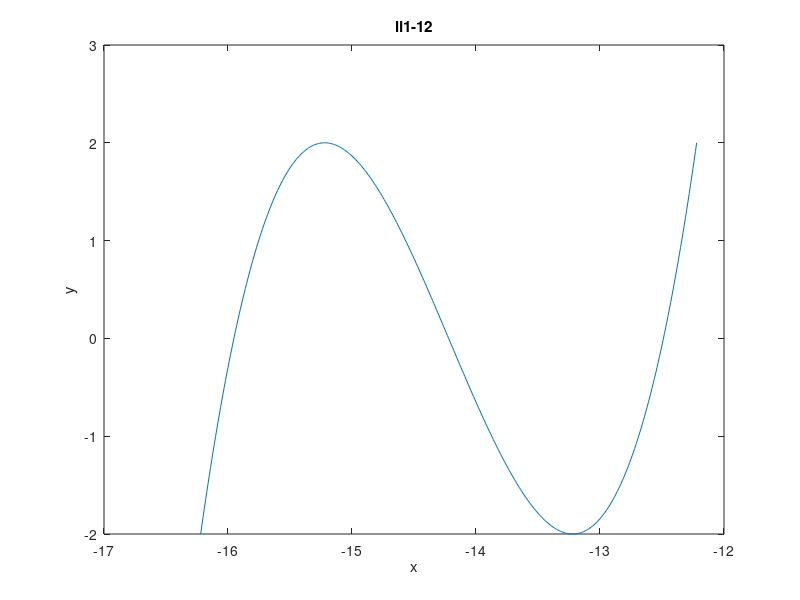

This chart was generated by the following MATLAB code:
%例1-12
clc;
clear;
m=1820;
x=(-m^0.5/3-2):0.01:(-m^0.5/3+2);
f=x.^3.+m^0.5.*x.^2.+(m/3-3).*x-m^0.5*(1-m/27);

plot(x,f);
xlabel('x')
ylabel('y')
title('li1-12')
% 返回零点
f1=@(x)x^3+m^0.5*x^2+(m/3-3)*x-m^0.5*(1-m/27);
fprintf('%f %f %f\n',fzero(f1,-15.95),fzero(f1,-14.2),fsolve(f1,-12.5))
